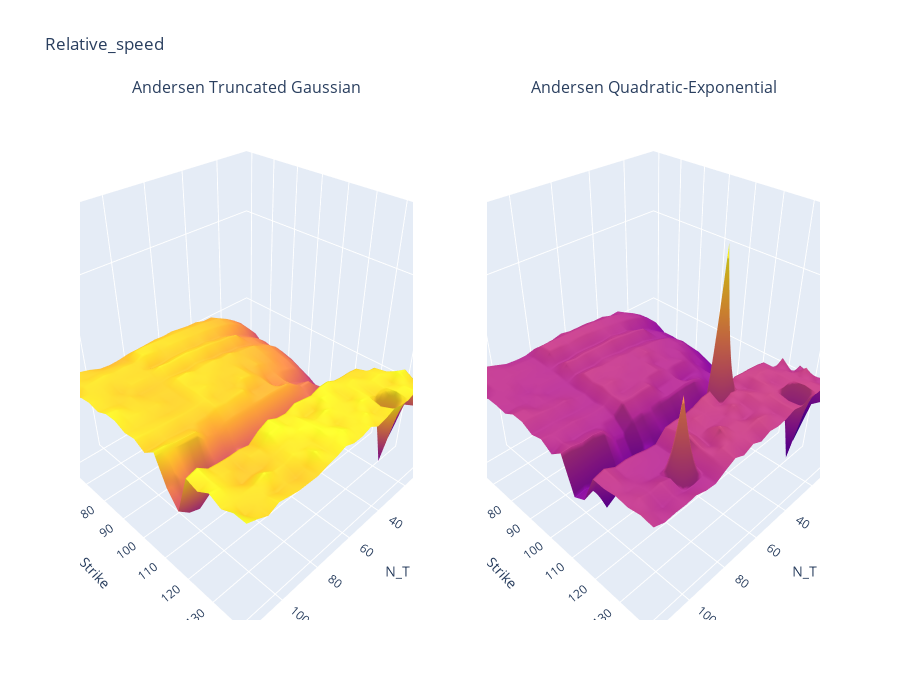

Notebook code cell kept with this figure:
### Code cell
import plotly.graph_objects as go
import plotly.express as px
from plotly.subplots import make_subplots

fig = make_subplots(rows=1, cols=2, specs=[[{'type':'surface'}, {'type':'surface'}]], subplot_titles = ['Andersen Truncated Gaussian', 'Andersen Quadratic-Exponential'])

tmp_tg_realtive_time = speed_test.pivot(index='strike', columns='N_T', values='tg_relative_speed')
fig.add_trace(go.Surface(z=tmp_tg_realtive_time.values, x=tmp_tg_realtive_time.columns, y=tmp_tg_realtive_time.index, showscale=False), row=1, col=1)

tmp_tg_realtive_time = speed_test.pivot(index='strike', columns='N_T', values='qe_relative_speed')
fig.add_trace(go.Surface(z=tmp_tg_realtive_time.values, x=tmp_tg_realtive_time.columns, y=tmp_tg_realtive_time.index, showscale=False), row=1, col=2)




max_z = max(tmp_tg_realtive_time.values.max(), tmp_tg_realtive_time.values.max())
min_z  =min(tmp_tg_realtive_time.values.min(), tmp_tg_realtive_time.values.min())

fig.update_scenes(xaxis_title_text='N_T',  
                  yaxis_title_text='Strike',  
                  zaxis_title_text='relative_speed',
                     zaxis = dict(nticks=4, range=[min_z*(1.02),max_z*(1.02)]))

fig.update_layout(title='Relative_speed',
    height=700)

fig.show()

### Figure 1 — Plotly figure (JSON) as saved in the notebook; plotly's stock layout.template omitted (floating-point values rounded to 4 significant figures; data arrays with more than 128 entries replaced by an {"elided": "..."} marker saying what was removed)
{"data": [{"scene": "scene", "showscale": false, "type": "surface", "x": [5, 10, 15, 20, 25, 30, 35, 40, 45, 50, 55, 60, 65, 70, 75, 80, 85, 90, 95, 100, 105, 110, 115], "y": [60, 64.21, 68.42, 72.63, 76.84, 81.05, 85.26, 89.47, 93.68, 97.89, 102.1, 106.3, 110.5, 114.7, 118.9, 123.2, 127.4, 131.6, 135.8, 140], "z": {"elided": "20x23 float values"}}, {"scene": "scene2", "showscale": false, "type": "surface", "x": [5, 10, 15, 20, 25, 30, 35, 40, 45, 50, 55, 60, 65, 70, 75, 80, 85, 90, 95, 100, 105, 110, 115], "y": [60, 64.21, 68.42, 72.63, 76.84, 81.05, 85.26, 89.47, 93.68, 97.89, 102.1, 106.3, 110.5, 114.7, 118.9, 123.2, 127.4, 131.6, 135.8, 140], "z": {"elided": "20x23 float values"}}], "layout": {"annotations": [{"font": {"size": 16}, "showarrow": false, "text": "Andersen Truncated Gaussian", "x": 0.225, "xanchor": "center", "xref": "paper", "y": 1, "yanchor": "bottom", "yref": "paper"}, {"font": {"size": 16}, "showarrow": false, "text": "Andersen Quadratic-Exponential", "x": 0.775, "xanchor": "center", "xref": "paper", "y": 1, "yanchor": "bottom", "yref": "paper"}], "height": 700, "scene": {"domain": {"x": [0, 0.45], "y": [0, 1]}, "xaxis": {"title": {"text": "N_T"}}, "yaxis": {"title": {"text": "Strike"}}, "zaxis": {"nticks": 4, "range": [0.1644, 2.595], "title": {"text": "relative_speed"}}}, "scene2": {"domain": {"x": [0.55, 1], "y": [0, 1]}, "xaxis": {"title": {"text": "N_T"}}, "yaxis": {"title": {"text": "Strike"}}, "zaxis": {"nticks": 4, "range": [0.1644, 2.595], "title": {"text": "relative_speed"}}}, "title": {"text": "Relative_speed"}}}
